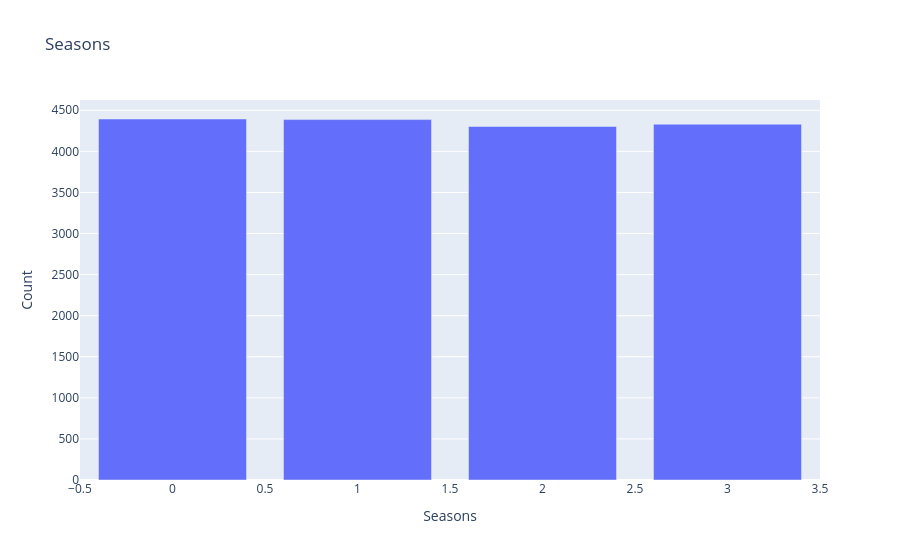

Notebook cell for this chart:
### Markdown cell above
- Dataset contains almost same number of instances from the four seasons.

### Code cell
fig = px.bar(x= df['season'].value_counts().index, y=df['season'].value_counts().values, 
             title='Seasons', labels={'y':'Count', 'x':'Seasons'})
fig.update_layout(xaxis={'categoryorder':'total descending'})
fig.show()

### Figure 1 — Plotly figure (JSON) as saved in the notebook; plotly's stock layout.template omitted (floating-point values rounded to 4 significant figures)
{"data": [{"hovertemplate": "Seasons=%{x}<br>Count=%{y}<extra></extra>", "legendgroup": "", "marker": {"color": "#636efa", "pattern": {"shape": ""}}, "name": "", "orientation": "v", "showlegend": false, "textposition": "auto", "type": "bar", "x": [0.0, 1.0, 3.0, 2.0], "xaxis": "x", "y": [4394, 4387, 4330, 4303], "yaxis": "y"}], "layout": {"barmode": "relative", "legend": {"tracegroupgap": 0}, "title": {"text": "Seasons"}, "xaxis": {"anchor": "y", "categoryorder": "total descending", "domain": [0, 1], "title": {"text": "Seasons"}}, "yaxis": {"anchor": "x", "domain": [0, 1], "title": {"text": "Count"}}}}
